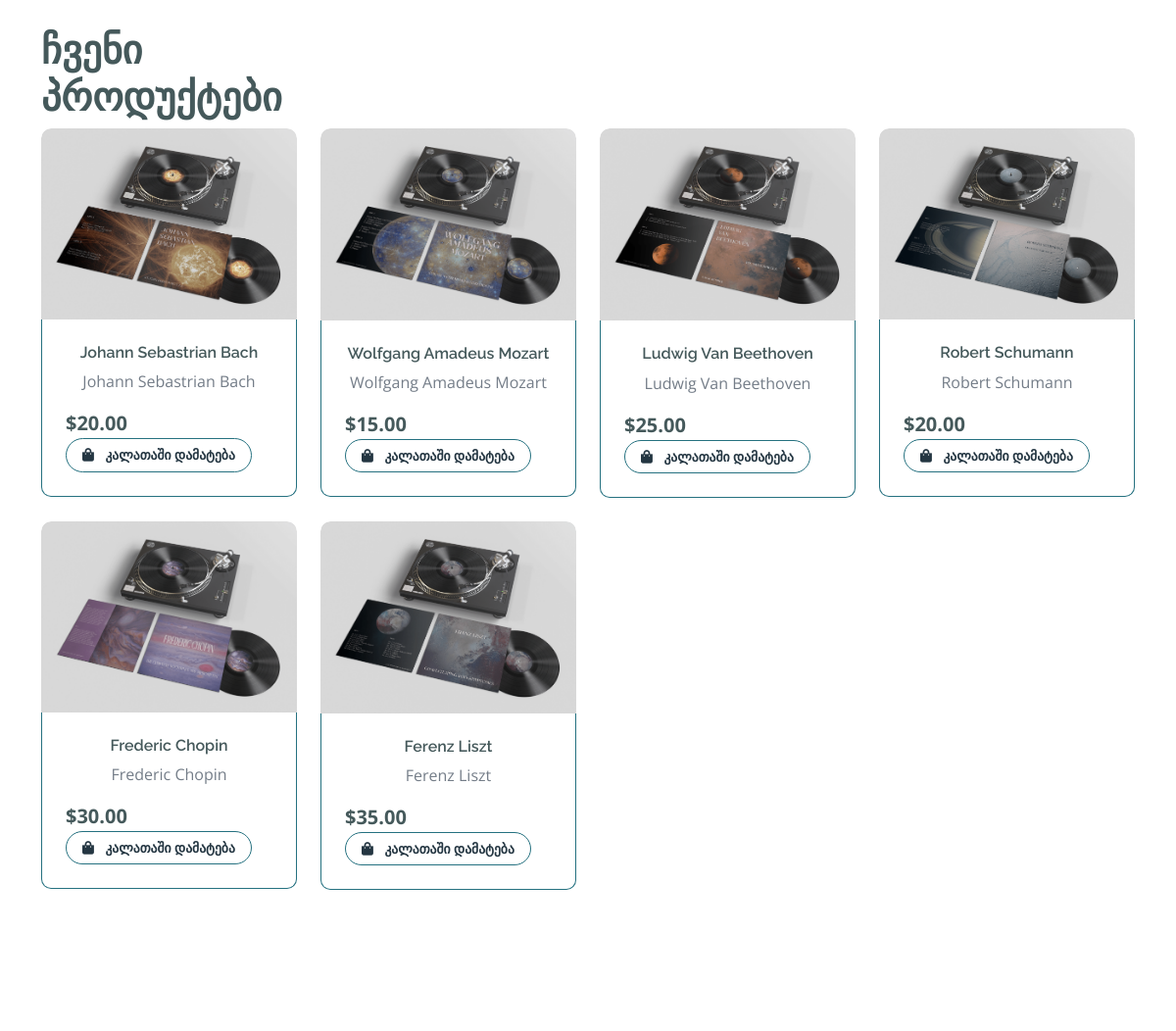
Page / (signed in, middle part) on the earlier database version.
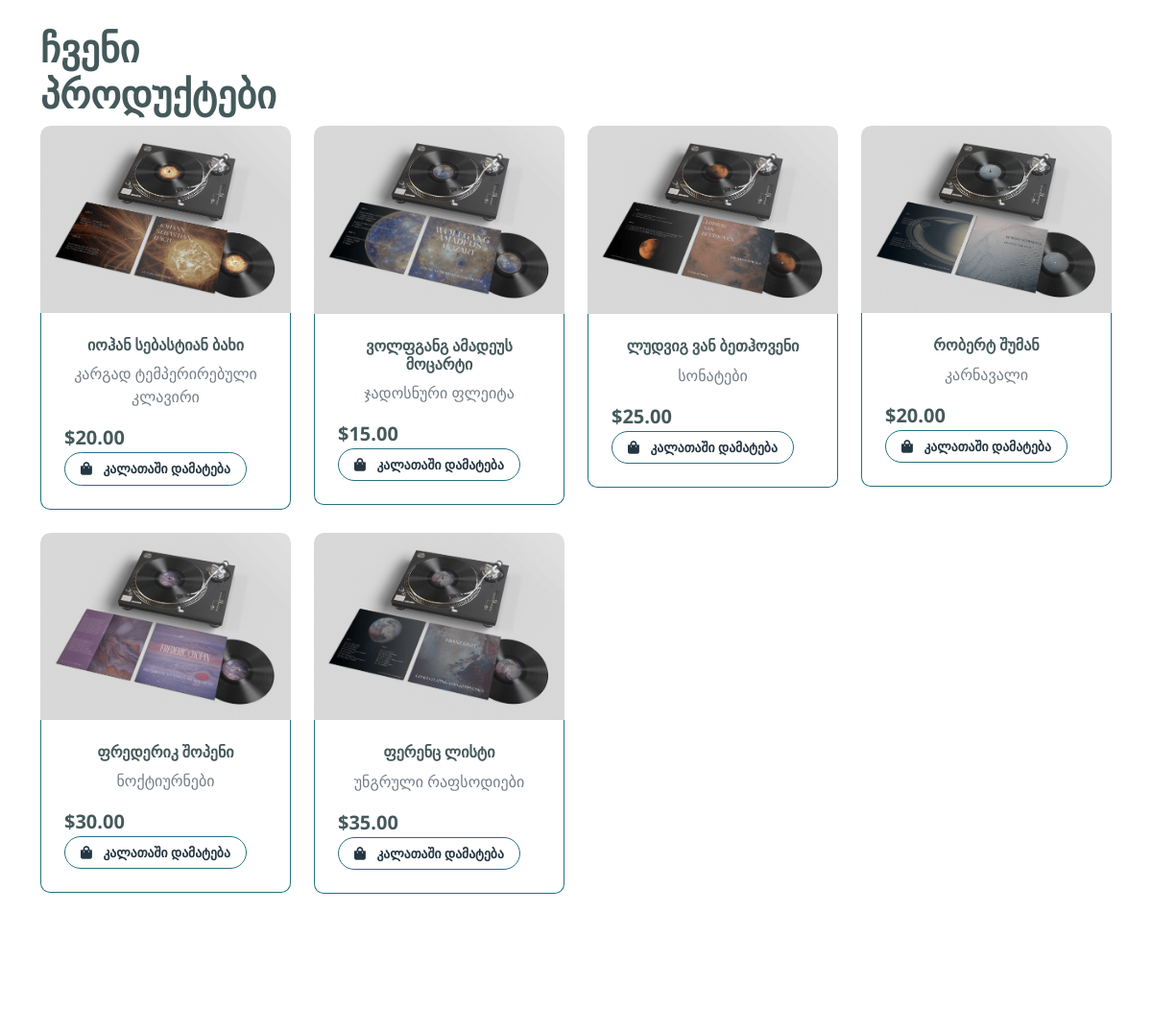
Same page on the later database version.
### store/models.py (models this page shows, shortened)
class Product(models.Model):
    id=models.AutoField(primary_key=True, auto_created=True)
    product_name = models.CharField(max_length=255, null=True, blank=True, verbose_name=_("სახელი"))
    slug = models.SlugField(unique=True, max_length=255, blank=True)
    image = models.ImageField('image', upload_to='static/img/', max_length=255, default='df_image.png')
    category_name = models.ManyToManyField(Category, related_name='products')
    quantity=models.IntegerField(default=0, verbose_name=_("რაოდენობა"))
    price=models.DecimalField(max_digits=5, decimal_places=2, verbose_name=_("ფასი"))
    product_description = models.CharField(max_length=255, null=True, blank=True, verbose_name=_("პროდუქტის აღწერა"))

### store/views.py (the view, shortened to what this page needs)
# urls.py: path('', StoreView.as_view(), name='store'),
class StoreView(View):
    def get(self, request):
        products = Product.objects.all()
        query = request.GET.get('q')
        context = {
            'products': products,
        }
        return render(request, 'index/index.html', context)

### order/context_processors.py (called while the page is built)
def cart_quantity(request):
    total_quantity=0
    if request.user.is_authenticated:
        cart_items = CartItem.objects.filter(cart__user=request.user)
        total_quantity = sum(item.quantity for item in cart_items)
    return {'total_quantity':total_quantity}

### templates/index/index.html (shortened to what this page needs)
{%extends "../base.html" %}
{% load static %}
 {% block Fruit_shop %}
     {% include './fruits_shop.html' %}
  {% endblock %}

### templates/index/fruits_shop.html
{% load static %}
{% block Fruit_shop %}
        <div class="container-fluid fruite py-5">
            <div class="container py-5">
                <div class="tab-class text-center">
                    <div class="row g-4">
                        <div class="col-lg-4 text-start">
                            <h1>ჩვენი პროდუქტები</h1>
                        </div>
                    </div>
                    <div class="tab-content">
                        <div id="tab-1" class="tab-pane fade show p-0 active">
                            <div class="row g-4">
                                <div class="col-lg-12">
                                    <div class="row g-4">
                                        {% for product in products %}
                                        <div class="col-md-6 col-lg-4 col-xl-3">
                                                <div class="rounded position-relative fruite-item">
                                                    <div class="fruite-img">
                                                        <img src="{{product.image.url }}" class="img-fluid w-100 rounded-top" alt="{{product.name}}">
                                                    </div>
                                                    <div class="p-4 border border-secondary border-top-0 rounded-bottom">
                                                        <h4 style="font-size: 1rem;">{{ product.product_name}}</h4>
                                                        <p>{{ product.product_description }}</p>
                                                        <div class="d-flex justify-content-between flex-lg-wrap">
                                                            <p class="text-dark fs-5 fw-bold mb-0">${{ product.price}}</p>
                                                            <a href="{% url 'order:add_to_cart' product.id%}" class="btn border border-secondary rounded-pill px-3 text-primary" style="font-size: 0.85rem;"><i class="fa fa-shopping-bag me-2 text-primary" ></i> კალათაში დამატება</a>
                                                        </div>
                                                    </div>
                                                </div>
                                        </div>
                                        {% endfor %}
                                    </div>
                                </div>
                            </div>
                        </div>
                    </div>
                </div>
            </div>
        </div>
        {% endblock %}

Differences in the rows shown:
changed Product: product_name "Johann Sebastrian Bach" → "იოჰან სებასტიან ბახი"; product_description "Johann Sebastrian Bach" → "კარგად ტემპერირებული კლავირი"
changed Product: product_name "Wolfgang Amadeus Mozart" → "ვოლფგანგ ამადეუს მოცარტი"; product_description "Wolfgang Amadeus Mozart" → "ჯადოსნური ფლეიტა"
changed Product: product_name "Ludwig Van Beethoven" → "ლუდვიგ ვან ბეთჰოვენი"; product_description "Ludwig Van Beethoven" → "სონატები"
changed Product: product_name "Robert Schumann" → "რობერტ შუმან"; product_description "Robert Schumann" → "კარნავალი"
changed Product: product_name "Frederic Chopin" → "ფრედერიკ შოპენი"; product_description "Frederic Chopin" → "ნოქტიურნები"
changed Product: product_name "Ferenz Liszt" → "ფერენც ლისტი"; product_description "Ferenz Liszt" → "უნგრული რაფსოდიები"
